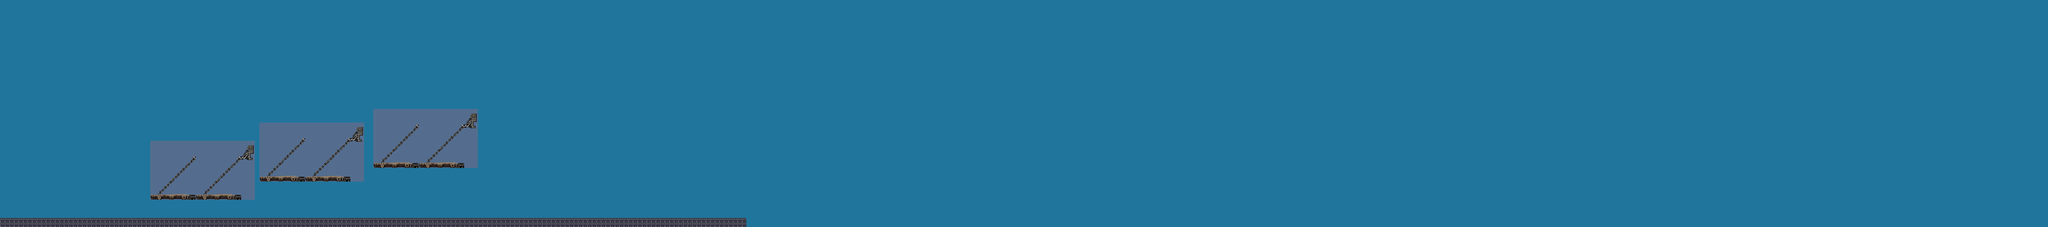

This is a level from a 2D game, rendered from its Tiled map with the project's own tilesets. A one-line summary and the map file follow, with tile-layer data summarised:
An orthogonal 450x50 tile map with 12x12 px tiles, 2 tile layers (Tile Layer 1, Tile Layer 2), 8 tilesets and 5 objects.

<map version="1.0" orientation="orthogonal" renderorder="right-down" width="450" height="50" tilewidth="12" tileheight="12" nextobjectid="20">
 <tileset firstgid="1" name="megaman_zx_advent_hunters_base_1_3_tileset_by_m345julian-d9mw4j5" tilewidth="12" tileheight="12" spacing="2" margin="1" tilecount="17612" columns="37">
  <image source="megaman_zx_advent_hunters_base_1_3_tileset_by_m345julian-d9mw4j5.png" width="522" height="6672" />
 </tileset>
 <tileset firstgid="17613" name="DS DSi - Castlevania Order of Ecclesia - Area Connection" tilewidth="12" tileheight="12" spacing="2" margin="1" tilecount="396" columns="18">
  <image source="DS DSi - Castlevania Order of Ecclesia - Area Connection.png" width="257" height="309" />
 </tileset>
 <tileset firstgid="18009" name="another_gary_w_roof_a4_by_rpg_customz-d8tnjz4" tilewidth="12" tileheight="12" spacing="2" margin="1" tilecount="44" columns="4">
  <image source="another_gary_w_roof_a4_by_rpg_customz-d8tnjz4.png" width="64" height="160" />
 </tileset>
 <tileset firstgid="18053" name="DS DSi - Castlevania Order of Ecclesia - Wygol Interiors" tilewidth="12" tileheight="12" spacing="2" margin="1" tilecount="4880" columns="80">
  <image source="DS DSi - Castlevania Order of Ecclesia - Wygol Interiors.png" width="1119" height="865" />
 </tileset>
 <tileset firstgid="22933" name="barn_a4_by_rpg_customz-d8tnk4v" tilewidth="16" tileheight="16" spacing="2" margin="1" tilecount="24" columns="3">
  <image source="barn_a4_by_rpg_customz-d8tnk4v.png" width="64" height="160" />
 </tileset>
 <tileset firstgid="22957" name="sewer_1" tilewidth="12" tileheight="12" spacing="2" margin="1" tilecount="450" columns="18">
  <image source="sewer_1.png" width="256" height="352" />
 </tileset>
 <tileset firstgid="23407" name="DS DSi - Castlevania Dawn of Sorrow - Lost Village" tilewidth="12" tileheight="12" spacing="2" margin="1" tilecount="85560" columns="310">
  <image source="DS DSi - Castlevania Dawn of Sorrow - Lost Village.png" width="4352" height="3872" />
 </tileset>
 <tileset firstgid="108967" name="DS DSi - Castlevania Dawn of Sorrow - Drawbridge" tilewidth="12" tileheight="12" spacing="2" margin="1" tilecount="988" columns="19">
  <image source="DS DSi - Castlevania Dawn of Sorrow - Drawbridge.png" width="273" height="733" />
 </tileset>
 <layer name="Tile Layer 1" width="450" height="50">
  <data>[22500 cells, 22500 non-empty, 2 distinct tile ids]</data>
 </layer>
 <objectgroup name="Object Layer 1">
  <object id="13" x="0" y="589" width="1969" height="11" />
  <object id="16" x="-5" y="-2" width="6" height="602" />
  <object id="17" x="399" y="515" width="236" height="13" />
  <object id="18" x="686" y="467" width="237" height="12" />
  <object id="19" x="986" y="431" width="236" height="11" />
 </objectgroup>
 <layer name="Tile Layer 2" width="450" height="50">
  <data>[22500 cells, 897 non-empty, 169 distinct tile ids]</data>
 </layer>
</map>
